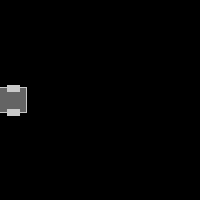
Frame 1 (no input)
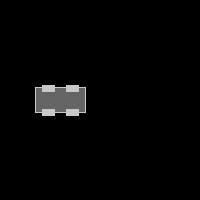
Frame 60 (the mouse pressed at the canvas centre just before this capture)
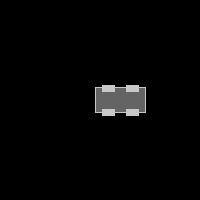
Frame 120 (the mouse held since frame 60 and released just before this capture)

The Processing sketch that drew these frames (run headless with seeded random() and noise(); from frame 60 on, the mouse is pressed at the canvas centre):

// Processing sketch: Moving_Car
// ── Moving_Car.pde
int globalX = 0;
int globalY = 100;
int speed = 1;
void setup()
{
  size(200,200);
  smooth();
}
void draw()
{
  background(0);
  move();
  bounce();
  drawCar(globalX,globalY,50,color(100));
}
void move()
{
  globalX +=speed;
}
void bounce()
{
  if ((globalX > width) || (globalX < 0))
  {
    speed = speed * -1;
  }
}
void drawCar(int x, int y, int thesize, color c)
{
  int offset = thesize/4;
  rectMode(CENTER);
  stroke(200);
  fill(c);
  rect(x,y,thesize,thesize/2);
  fill(200);
  rect(x-offset,y-offset,offset,offset/2);
  rect(x+offset,y-offset,offset,offset/2);
  rect(x-offset,y+offset,offset,offset/2);
  rect(x+offset,y+offset,offset,offset/2);
}
